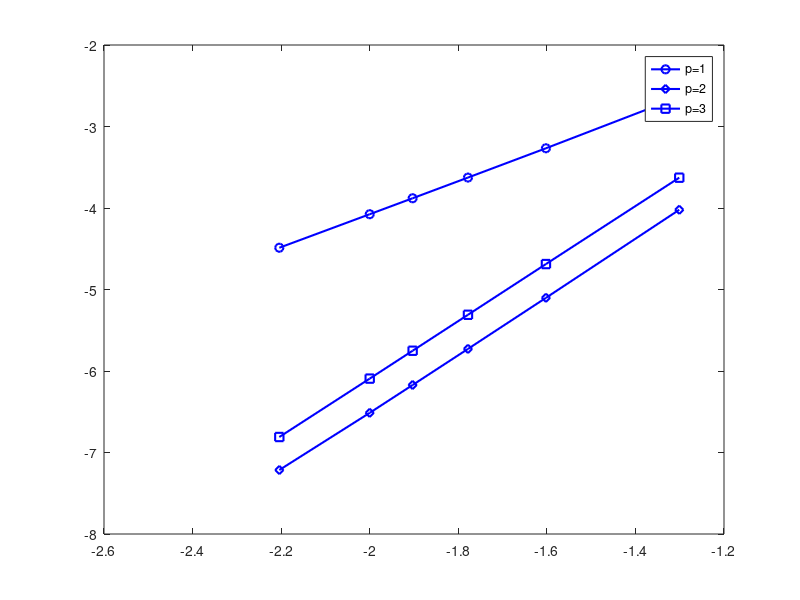

Here is the MATLAB script that generated this plot:
clear all;
format long;
L=1;

h=[L/20 L/40 L/60 L/80 L/100 L/160]; % h
   
dispErrorNormp1=[0.0023 5.4057e-4 2.3624e-4 1.3177e-4 8.3912e-5 3.2532e-5];
dispErrorNormp2=[9.5086e-5 7.9024e-6 1.8663e-6 6.7347e-7 3.0659e-7 6.0977e-8];
dispErrorNormp3=[2.3545e-4 2.0521e-5 4.8952e-6 1.7724e-6 8.0664e-7 1.5492e-7];

%----------
 for i=1:length(h)
   logh(i)=log10(h(i));
   logDisp_p1(i)=log10(dispErrorNormp1(i));
   logDisp_p2(i)=log10(dispErrorNormp2(i));
   logDisp_p3(i)=log10(dispErrorNormp3(i));   
 end
fitDisp_p1=polyfit(logh,logDisp_p1,1);
nDp1=fitDisp_p1(1)
fitDisp_p2=polyfit(logh,logDisp_p2,1);
nDp2=fitDisp_p2(1)
fitDisp_p3=polyfit(logh,logDisp_p3,1);
nDp3=fitDisp_p3(1)

figure
plot(logh,logDisp_p1,'bo-','LineWidth',1.5);
hold on;
plot(logh,logDisp_p2,'bd-','LineWidth',1.5);
plot(logh,logDisp_p3,'bs-','LineWidth',1.5);

legend('p=1','p=2','p=3');
